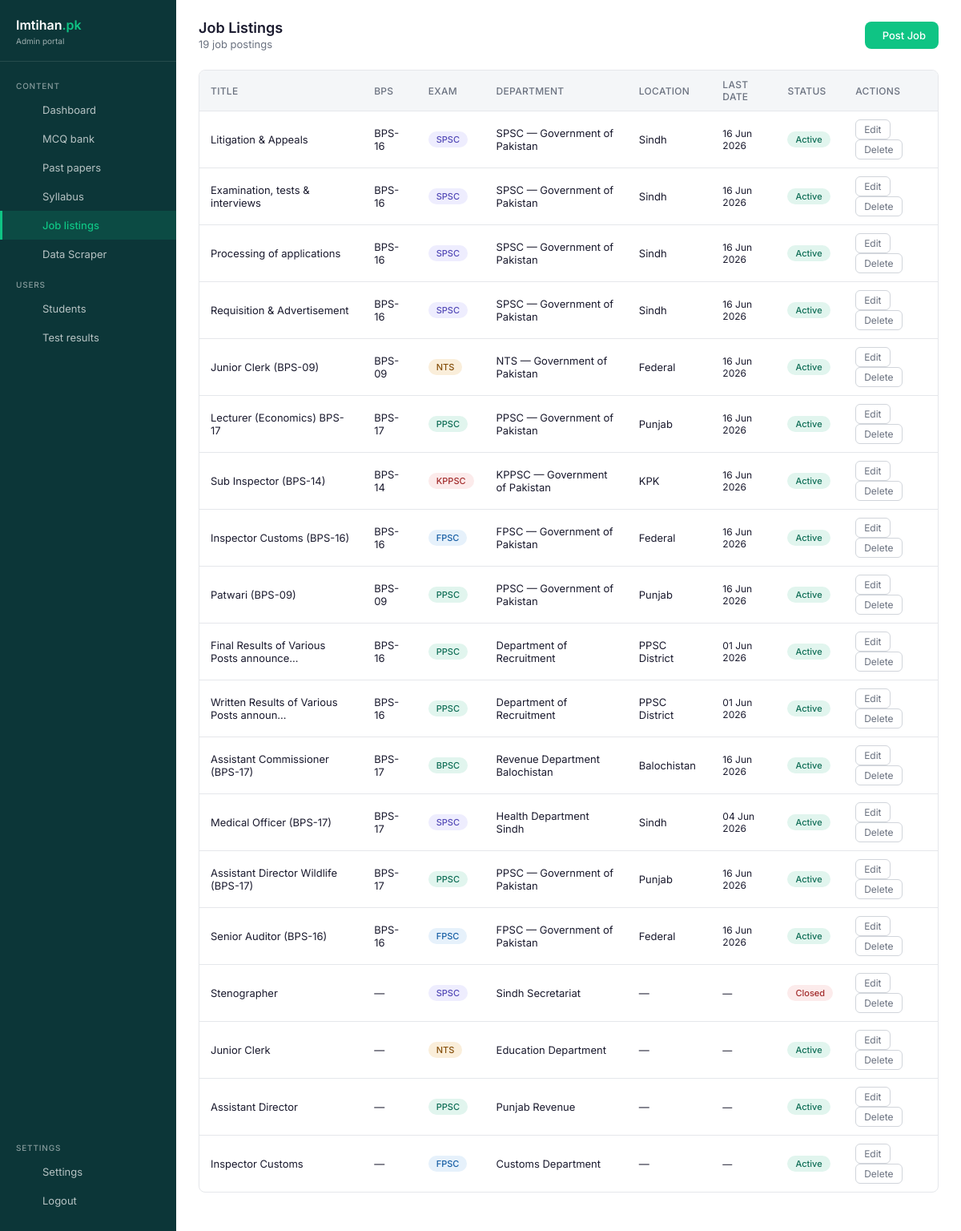
/dashboard/jobs/ (signed in), run on the app's committed database.
### core/models.py (models this page shows, shortened)
class JobListing(models.Model):
    class Status(models.TextChoices):
        ACTIVE = 'active', 'Active'
        CLOSED = 'closed', 'Closed'
        UPCOMING = 'upcoming', 'Upcoming'
    title = models.CharField(max_length=300)
    exam = models.ForeignKey(
        Exam, on_delete=models.CASCADE, related_name='jobs',
        null=True, blank=True
    )
    department = models.CharField(max_length=200, blank=True, default='')
    location = models.CharField(max_length=200, blank=True, default='', help_text="e.g., Punjab, Federal, Sindh")
    bps_grade = models.CharField(max_length=50, blank=True, default='', help_text="e.g., BPS-14, BPS-16")
    description = models.TextField()
    qualifications = models.TextField(blank=True, default='')
    last_date = models.DateField(null=True, blank=True)
    apply_link = models.URLField(blank=True, default='')
    status = models.CharField(
        max_length=10, choices=Status.choices, default=Status.ACTIVE
    )
    created_at = models.DateTimeField(auto_now_add=True)
    updated_at = models.DateTimeField(auto_now=True)
    class Meta:
        ordering = ['-created_at']

class Exam(models.Model):
    name = models.CharField(max_length=100, unique=True)
    slug = models.SlugField(max_length=120, unique=True)
    badge_color = models.CharField(
        max_length=10, default='green',
        help_text='Badge color class: green, blue, amber, red'
    )
    created_at = models.DateTimeField(auto_now_add=True)
    updated_at = models.DateTimeField(auto_now=True)
    class Meta:
        ordering = ['name']

### core/dashboard_views.py (the view)
# urls.py: path('jobs/', dashboard_views.dashboard_jobs, name='dashboard_jobs'),
@login_required(login_url='/dashboard/login/')
def dashboard_jobs(request):
    jobs = JobListing.objects.select_related('exam').all()
    total_count = jobs.count()
    paginator = Paginator(jobs, 25)
    page = request.GET.get('page')
    try:
        jobs_page = paginator.page(page)
    except PageNotAnInteger:
        jobs_page = paginator.page(1)
    except EmptyPage:
        jobs_page = paginator.page(paginator.num_pages)
    context = {
        'jobs': jobs_page,
        'active_page': 'jobs',
        'total_count': total_count,
    }
    return render(request, 'dashboard/jobs.html', context)

### templates/dashboard/jobs.html (shortened to what this page needs)
{% extends "dashboard/base.html" %}
{% block content %}
<div class="top-bar">
  <div><div class="page-title">Job Listings</div><div class="page-subtitle">{{ total_count }} job postings</div></div>
  <a href="{% url 'dashboard_job_create' %}" class="btn-add"> Post Job</a>
</div>
<div class="table-wrap">
  <table>
    <thead><tr><th>Title</th><th>BPS</th><th>Exam</th><th>Department</th><th>Location</th><th>Last Date</th><th>Status</th><th>Actions</th></tr></thead>
    <tbody>
      {% for j in jobs %}
      <tr>
        <td>{{ j.title|truncatechars:40 }}</td>
        <td>{{ j.bps_grade|default:"—" }}</td>
        <td>{% if j.exam %}<span class="badge badge-{{ j.exam.badge_color }}">{{ j.exam.name }}</span>{% else %}—{% endif %}</td>
        <td>{{ j.department|default:"—" }}</td>
        <td>{{ j.location|default:"—" }}</td>
        <td style="font-size:12px">{{ j.last_date|date:"d M Y"|default:"—" }}</td>
        <td>
          {% if j.status == 'active' %}<span class="badge badge-green">Active</span>
          {% elif j.status == 'upcoming' %}<span class="badge badge-blue">Upcoming</span>
          {% else %}<span class="badge badge-red">Closed</span>{% endif %}
        </td>
        <td>
          <a href="{% url 'dashboard_job_edit' j.id %}" class="action-btn">Edit</a>
          <button onclick="apiDelete('/api/jobs/{{ j.id }}/')" class="action-btn danger">Delete</button>
        </td>
      </tr>
      {% empty %}
      <tr><td colspan="8" class="empty-state"><i class="ti ti-briefcase-off"></i>No job listings yet</td></tr>
      {% endfor %}
    </tbody>
  </table>
</div>
{% endblock %}

### templates/dashboard/base.html (style rules this page uses)
:root { --color-background-primary: #ffffff; --color-background-secondary: #f4f6f8; --color-text-primary: #1a1a2e; --color-text-secondary: #6b7280; --color-text-tertiary: #9ca3af; --color-border-tertiary: #e5e7eb; --color-border-secondary: #d1d5db; --border-radius-lg: 12px; --border-radius-md: 8px; --brand-green: #0FC484; --brand-green-dark: #0A8F60; --brand-green-bg: #E7F9F3; --theme-dark-bg: #0C3638; }
*, *::before, *::after { box-sizing: border-box; margin: 0; padding: 0; }
body { font-family: 'Inter', -apple-system, BlinkMacSystemFont, sans-serif; background: var(--color-background-secondary); color: var(--color-text-primary); min-height: 100vh; margin: 0; padding: 0; }
.top-bar { display: flex; justify-content: space-between; align-items: center; margin-bottom: 24px; }
.page-title { font-size: 18px; font-weight: 600; color: var(--color-text-primary); }
.page-subtitle { font-size: 13px; color: var(--color-text-secondary); margin-top: 2px; }
.btn-add { background: var(--brand-green); color: #fff; border: none; padding: 9px 16px; border-radius: var(--border-radius-md); font-size: 13px; font-weight: 500; cursor: pointer; display: inline-flex; align-items: center; gap: 6px; transition: background 0.15s ease, transform 0.1s ease; text-decoration: none; font-family: inherit; }
.table-wrap { border: 0.5px solid var(--color-border-tertiary); border-radius: var(--border-radius-md); overflow: hidden; margin-bottom: 24px; }
table { width: 100%; border-collapse: collapse; font-size: 13px; }
thead { background: var(--color-background-secondary); }
th { padding: 10px 14px; text-align: left; font-weight: 500; color: var(--color-text-secondary); font-size: 12px; border-bottom: 0.5px solid var(--color-border-tertiary); text-transform: uppercase; letter-spacing: 0.3px; }
td { padding: 10px 14px; color: var(--color-text-primary); border-bottom: 0.5px solid var(--color-border-tertiary); }
tr:last-child td { border-bottom: none; }
.badge { display: inline-block; font-size: 11px; padding: 3px 10px; border-radius: 12px; font-weight: 500; }
.badge-green { background: #E1F5EE; color: #0F6E56; }
.badge-amber { background: #FAEEDA; color: #854F0B; }
.badge-blue { background: #E6F1FB; color: #185FA5; }
.badge-red { background: #FCEBEB; color: #A32D2D; }
.badge-purple { background: #EEEDFE; color: #534AB7; }
.action-btn { background: none; border: 0.5px solid var(--color-border-secondary); border-radius: 6px; padding: 4px 10px; font-size: 12px; cursor: pointer; color: var(--color-text-secondary); margin-right: 4px; transition: all 0.15s ease; font-family: inherit; text-decoration: none; display: inline-block; }

### data on the page
JobListing: title "Litigation & Appeals", bps_grade "BPS-16", exam.name "SPSC", department "SPSC — Government of Pakistan", location "Sindh", last_date "16 Jun 2026", status "Active"
JobListing: title "Examination, tests & interviews", bps_grade "BPS-16", exam.name "SPSC", department "SPSC — Government of Pakistan", location "Sindh", last_date "16 Jun 2026", status "Active"
JobListing: title "Processing of applications", bps_grade "BPS-16", exam.name "SPSC", department "SPSC — Government of Pakistan", location "Sindh", last_date "16 Jun 2026", status "Active"
JobListing: title "Requisition & Advertisement", bps_grade "BPS-16", exam.name "SPSC", department "SPSC — Government of Pakistan", location "Sindh", last_date "16 Jun 2026", status "Active"
JobListing: title "Junior Clerk (BPS-09)", bps_grade "BPS-09", exam.name "NTS", department "NTS — Government of Pakistan", location "Federal", last_date "16 Jun 2026", status "Active"
JobListing: title "Lecturer (Economics) BPS-17", bps_grade "BPS-17", exam.name "PPSC", department "PPSC — Government of Pakistan", location "Punjab", last_date "16 Jun 2026", status "Active"
JobListing: title "Sub Inspector (BPS-14)", bps_grade "BPS-14", exam.name "KPPSC", department "KPPSC — Government of Pakistan", location "KPK", last_date "16 Jun 2026", status "Active"
JobListing: title "Inspector Customs (BPS-16)", bps_grade "BPS-16", exam.name "FPSC", department "FPSC — Government of Pakistan", location "Federal", last_date "16 Jun 2026", status "Active"
JobListing: title "Patwari (BPS-09)", bps_grade "BPS-09", exam.name "PPSC", department "PPSC — Government of Pakistan", location "Punjab", last_date "16 Jun 2026", status "Active"
JobListing: title "Final Results of Various Posts announce…", bps_grade "BPS-16", exam.name "PPSC", department "Department of Recruitment", location "PPSC District", last_date "01 Jun 2026", status "Active"
JobListing: title "Written Results of Various Posts announ…", bps_grade "BPS-16", exam.name "PPSC", department "Department of Recruitment", location "PPSC District", last_date "01 Jun 2026", status "Active"
JobListing: title "Assistant Commissioner (BPS-17)", bps_grade "BPS-17", exam.name "BPSC", department "Revenue Department Balochistan", location "Balochistan", last_date "16 Jun 2026", status "Active"
JobListing: title "Medical Officer (BPS-17)", bps_grade "BPS-17", exam.name "SPSC", department "Health Department Sindh", location "Sindh", last_date "04 Jun 2026", status "Active"
JobListing: title "Assistant Director Wildlife (BPS-17)", bps_grade "BPS-17", exam.name "PPSC", department "PPSC — Government of Pakistan", location "Punjab", last_date "16 Jun 2026", status "Active"
JobListing: title "Senior Auditor (BPS-16)", bps_grade "BPS-16", exam.name "FPSC", department "FPSC — Government of Pakistan", location "Federal", last_date "16 Jun 2026", status "Active"
JobListing: title "Stenographer", bps_grade "—", exam.name "SPSC", department "Sindh Secretariat", location "—", last_date "—", status "Closed"
JobListing: title "Junior Clerk", bps_grade "—", exam.name "NTS", department "Education Department", location "—", last_date "—", status "Active"
JobListing: title "Assistant Director", bps_grade "—", exam.name "PPSC", department "Punjab Revenue", location "—", last_date "—", status "Active"
JobListing: title "Inspector Customs", bps_grade "—", exam.name "FPSC", department "Customs Department", location "—", last_date "—", status "Active"

### other printed values
{{ total_count }} "19"
